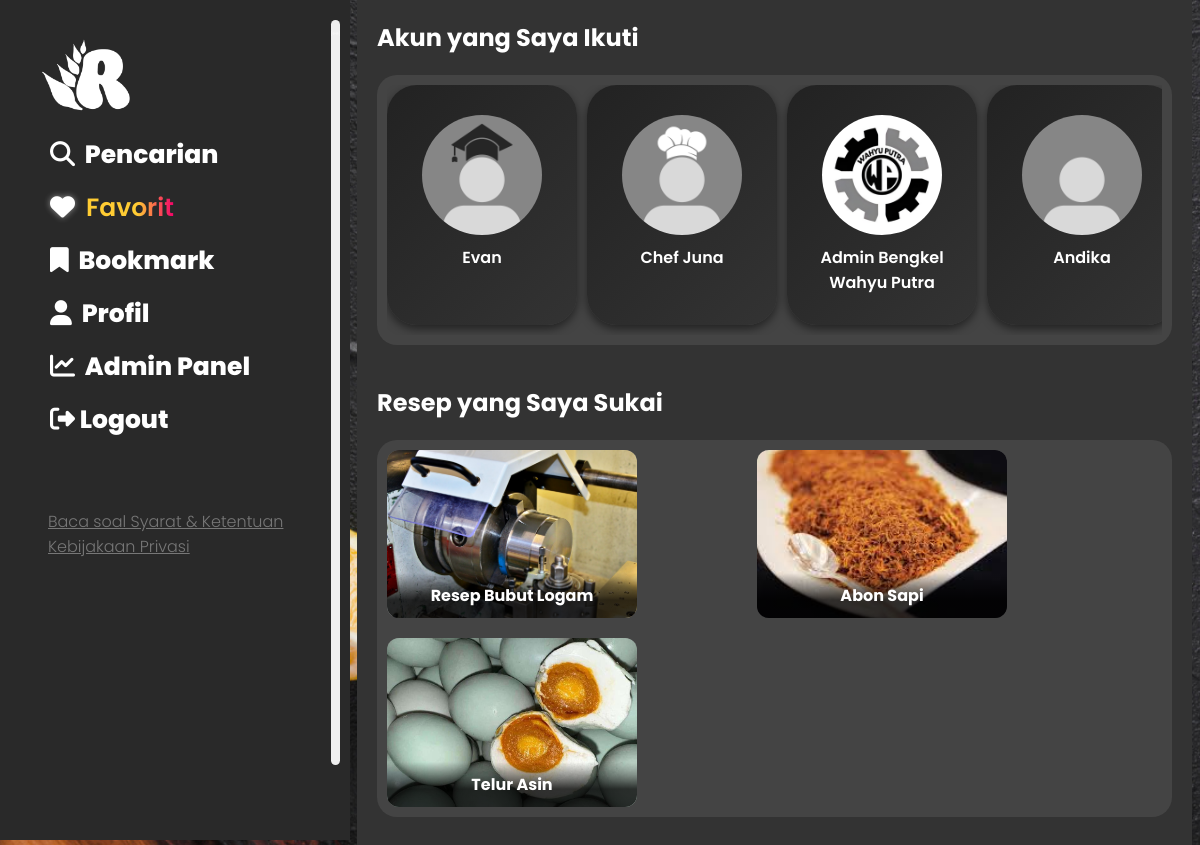
The app's page /dashboard/favorit.php (signed in) with its own data.
### tables this page shows
CREATE TABLE `tabel_user` (
  `id_user` int(11) NOT NULL,
  `username` varchar(50) NOT NULL,
  `email` varchar(100) NOT NULL,
  `password` varchar(255) NOT NULL,
  `tanggal_daftar` timestamp NOT NULL DEFAULT current_timestamp(),
  `kategori` enum('admin','user') NOT NULL DEFAULT 'user',
  `fotoprofil` varchar(255) NOT NULL,
  `bio` varchar(255) NOT NULL
);

CREATE TABLE `tabel_resep` (
  `id_resep` int(11) NOT NULL,
  `id_user` int(11) NOT NULL,
  `judul` varchar(50) NOT NULL,
  `deskripsi` text DEFAULT NULL,
  `bahan` varchar(255) NOT NULL,
  `langkah` text NOT NULL,
  `tanggal_posting` date NOT NULL DEFAULT current_timestamp(),
  `foto` varchar(255) NOT NULL,
  `video` varchar(255) DEFAULT NULL,
  `tipe` enum('makanan','minuman','camilan') NOT NULL,
  `id_highlight` int(11) DEFAULT NULL
);

### include/session.php (called while the page is built, shortened)
<?php
$user_id = $_SESSION['user_id'];
$kategori = $_SESSION['kategori'];

### dashboard/favorit.php (the view, shortened to what this page needs)
<?php
include '../include/db.php';
include '../include/session.php';
$halaman = 'Favorit.php';
$defaultAvatars = [
  'default.png',
  'Koki.png',
  'Petani.png',
  'Ahli.png',
  'Foodie.png'
];
function getDefaultAvatar($userId, $defaultAvatars)
{
  $index = $userId % count($defaultAvatars);
  return $defaultAvatars[$index];
}
?>
<!DOCTYPE html>
<html lang="id">
<head>
  <link rel="stylesheet" href="https://cdnjs.cloudflare.com/ajax/libs/font-awesome/6.4.0/css/all.min.css" />
  <link rel="stylesheet" href="style.css">
</head>
<body>
  <div class="sidebar" id="sidebar">
    <button class="toggle-sidebar" onclick="toggleSidebar()"><i class="fa-solid fa-arrows-left-right-to-line"></i></button>
    <img src="../Foto/Logoputih.png" alt="Resep Reborn" class="logo">
    <ul class="navigasi">
      <li><a href="Pencarian.php" class="<?= ($halaman == 'Pencarian.php') ? 'active' : '' ?>"><i class="fa-solid fa-search" style="margin-right: 5px;"></i> Pencarian</a></li>
      <li><a href="Favorit.php" class="<?= ($halaman == 'Favorit.php') ? 'active' : '' ?>"><i class="fa-solid fa-heart" style="margin-right: 5px;"></i> Favorit</a></li>
      <li><a href="Bookmark.php" class="<?= ($halaman == 'Bookmark.php') ? 'active' : '' ?>"><i class="fa-solid fa-bookmark" style="margin-right: 5px;"></i> Bookmark</a></li>
      <li><a href="Profil.php" class="<?= ($halaman == 'Profil.php') ? 'active' : '' ?>"><i class="fa-solid fa-user" style="margin-right: 5px;"></i> Profil</a></li>
      <?php if ($kategori === 'ADMIN'): ?>
        <li><a href="admin/data.php" class="<?= ($halaman == 'data.php') ? 'active' : '' ?>"><i class="fa-solid fa-chart-line" style="margin-right: 5px;"></i> Admin Panel</a></li>
      <?php endif; ?>
      <li><a href="../akun/logout.php"><i class="fa-solid fa-sign-out-alt"></i> Logout</a></li>
    </ul>
    <a href="sk.html" class="SK">Baca soal Syarat & Ketentuan Kebijakaan Privasi</a>
  </div>
  <div class="konten" id="konten">
    <h2>Akun yang Saya Ikuti</h2>
    <div class="bagian">
      <div class="kumpulan-profil">
        <?php
        $akun_diikuti = mysqli_query(
          $koneksi,
          "SELECT u.id_user, u.username, u.fotoprofil
           FROM tabel_follow f
           INNER JOIN tabel_user u ON u.id_user = f.id_diikuti
           WHERE f.id_pengikut = $user_id
           GROUP BY u.id_user"
        );
        if (mysqli_num_rows($akun_diikuti) > 0) {
          while ($akun = mysqli_fetch_assoc($akun_diikuti)) {
            $foto = !empty($akun['fotoprofil']) ? $akun['fotoprofil'] : getDefaultAvatar($akun['id_user'], $defaultAvatars);
            $link_profil = "profil.php?id_user=" . urlencode($akun['id_user']);
            echo "<a href='$link_profil' style='text-decoration: none; color: inherit;'>
                    <div class='kartupengguna' style='cursor: pointer;'>
                      <img src='../uploads/profil/{$foto}' alt='{$akun['username']}'>
                      <div>{$akun['username']}</div>
                    </div>
                  </a>";
          }
        } else {
          echo "<p style='color:#aaa; margin-left:100px;'>Belum ada akun yang kamu ikuti.</p>";
        }
        ?>
      </div>
    </div>
    <h2>Resep yang Saya Sukai</h2>
    <div class="bagian">
      <div class="kumpulan-kartu-wrap">
        <?php
        $resep_disukai = mysqli_query(
          $koneksi,
          "SELECT r.id_resep, r.foto, r.judul
   FROM tabel_resep r
   INNER JOIN tabel_suka s ON r.id_resep = s.id_resep
   WHERE s.id_user = $user_id
   ORDER BY s.tanggal DESC"
        );
        if (mysqli_num_rows($resep_disukai) > 0) {
          while ($resep = mysqli_fetch_assoc($resep_disukai)) {
            $link_detail = "../resep/detail.php?id=" . urlencode($resep['id_resep']);
            echo "<a href='$link_detail' style='text-decoration: none; color: inherit;'>
        <div class='karturesep' style='cursor: pointer;'>
          <img src='../uploads/{$resep['foto']}' alt='{$resep['judul']}'>
          <div class='judulresep'>{$resep['judul']}</div>
        </div>
      </a>";
          }
        } else {
          echo "<p style='color:#aaa; margin-left:100px;'>Belum ada resep yang kamu sukai.</p>";
        }
        ?>
      </div>
    </div>
  </div>
</body>
</html>

### dashboard/style.css (style rules this page uses)
body { margin: 0; font-family: 'Poppins', sans-serif; background-image: url(../Foto/backgroundlandpage2.jpg); background-size: cover; background-repeat: repeat; background-position: center; color: #fff; }
body::before { content: ""; background-size: cover; position: a; inset: 0; background: rgba(0, 0, 0, 0.4); backdrop-filter: blur(2px); z-index: 0; }
body * { position: relative; z-index: 1; }
a { text-decoration: none; color: rgb(255, 255, 255); font-weight: 800; }
.sidebar { position: fixed; z-index: 9998; top: 0; width: 310px; height: 100vh; background-color: #292929; padding: 20px; transition: transform 0.3s ease; transform: translateX(0); }
.toggle-sidebar { display: flex; font-size: 7px; align-items: center; position: fixed; top: 20px; left: 331px; color: rgb(245, 245, 245); border: none; padding: 10px 0px 91vh; border: none; border-radius: 5px; cursor: pointer; z-index: 1000; }
.logo { top: 0; width: 120px; height: auto; margin-left: 10px; margin-bottom: -20px; }
.navigasi { list-style: none; font-weight: 600; margin-bottom: 70px; margin-left: -10px; }
.navigasi li { margin: 15px 0; }
.navigasi a { color: #ffffff; text-decoration: none; font-size: 25px; }
.SK { display: block; font-size: 16px !important; font-weight: 300 !important; color: #777 !important; margin-left: 28px; text-decoration: underline !important; }
.navigasi a.active { background: none; font-weight: 600; background: linear-gradient(to right, #ffcc33 70%, #f20069); background-size: 100% auto; -webkit-background-clip: text; -webkit-text-fill-color: transparent; background-clip: text; color: transparent; transition: background 0.4s ease, text-shadow 0.4s ease; }
.navigasi a.active i { background: white; -webkit-background-clip: text; background-clip: text; color: transparent; text-shadow: 0 0 6px rgba(255, 255, 255, 0.473); transition: background 0.4s ease, text-shadow 0.4s ease; }
.konten { margin-top: -20px; margin-left: 370px; margin-right: 20px; right: 13px; padding: 20px; background-color: #333; border-radius: 10px; transition: all 0.3s ease; transform: translateX(0); width: calc(100% - 365px); max-width: 100%; box-sizing: border-box; }
.bagian { margin-bottom: 40px; background-color: #444; padding: 10px; border-radius: 20px; }
.kumpulan-kartu, .kumpulan-profil, .kumpulan-kotak { display: flex; gap: 10px; flex-wrap: nowrap; overflow-x: auto; padding-bottom: 10px; scrollbar-width: thin; scrollbar-color: #ffcc33 #333; }
.kumpulan-kartu-wrap, .kumpulan-profil-wrap, .kumpulan-kotak-wrap { display: flex; gap: 20px; flex-wrap: wrap; }
.kumpulan-kartu-wrap { display: flex; flex-wrap: wrap; gap: 20px; justify-content: flex-start; }
.kumpulan-kartu-wrap .karturesep { flex: 1 1 calc(33.333% - 10px); max-width: calc(33.333% - 10px); min-width: 250px; box-sizing: border-box; background-color: #666; border-radius: 12px; overflow: hidden; text-align: center; }
.kumpulan-kartu-wrap .karturesep img { width: 120%; height: auto; display: block; }
.kumpulan-kartu-wrap .judulresep { padding: 10px; font-size: 16px; color: #fff; }
.kartupengguna { position: relative; background: linear-gradient(135deg, #222, #333); border-radius: 30px; padding: 30px 20px 0px; min-width: 150px; min-height: 210px; color: #fff; text-align: center; font-weight: 600; box-shadow: 0 4px 10px rgba(0, 0, 0, 0.5); flex: 0 0 auto; flex-shrink: 0; }
.kartupengguna img { width: 120px; height: 120px; border-radius: 50%; object-fit: cover; display: block; margin: 0 auto 10px auto; position: relative; z-index: 1; }
.karturesep { position: relative; flex: 0 0 auto; width: 350px; background-color: #2a2a2a; border-radius: 10px; overflow: hidden; }
.karturesep img { width: 100%; height: 230px; aspect-ratio: 16 / 9; object-fit: cover; }
.judulresep { padding: 10px; font-size: 1rem; font-weight: bold; color: white; width: 100%; position: absolute; bottom: 0; left: 0; background: linear-gradient(to top, rgba(0, 0, 0, 0.8) 40%, rgba(0, 0, 0, 0) 100%); box-sizing: border-box; }

### records on screen
tabel_user: shows a picture, username "Evan"
tabel_user: shows a picture, username "Chef Juna"
tabel_user: fotoprofil (picture), username "Admin Bengkel Wahyu Putra"
tabel_user: shows a picture, username "Andika"
tabel_resep: foto (picture), judul "Resep Bubut Logam"
tabel_resep: foto (picture), judul "Abon Sapi"
tabel_resep: foto (picture), judul "Telur Asin"
